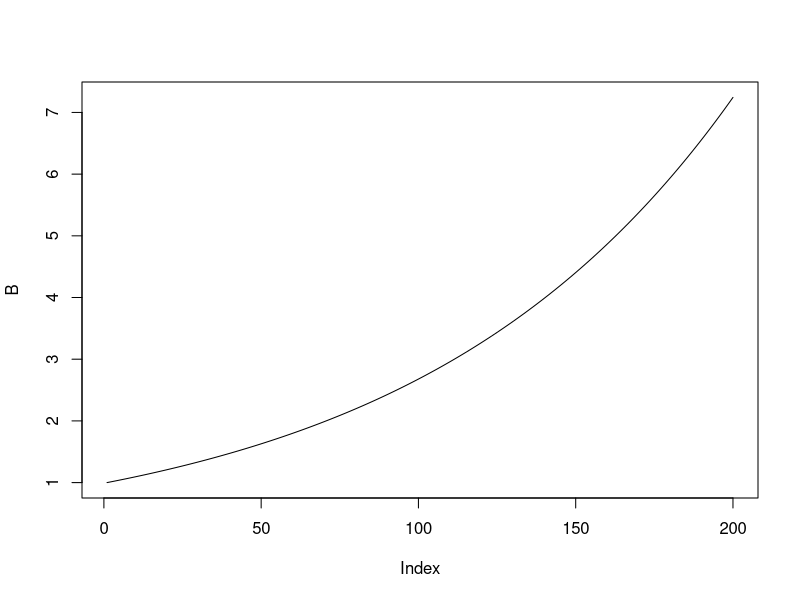
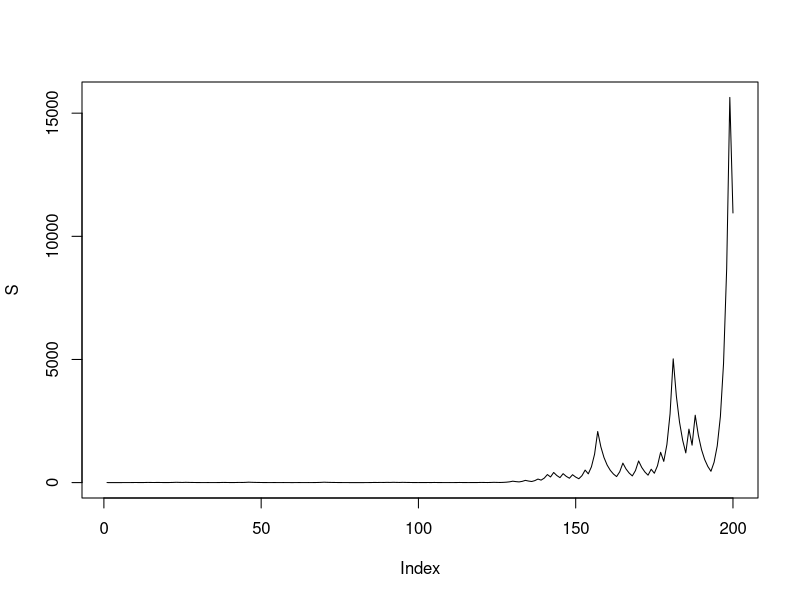

The R script that drew these images, in order:
## Задание №1 ----
n = 200
r = 0.01
B = c(1)
for (i in 2:n) {
  B = c(B,(1+r)*B[i-1])
}
plot(B,type="l")
## Задание №2 ----
n = 200
a = -0.3
b = 0.8
p = 0.4
S = c(1)
p_n = c(a)
for (i in 2:n) {
  temp = rbinom(1,1,p)
  if(temp == 1){
    p_n = c(p_n,b)
  }
  else{
    p_n = c(p_n,a)
  }
  S = c(S,(1+p_n[i])*S[i-1])
}
plot(S,type="l")
## Задание №3 ----
B = function(j, N, p){
  temp = 0
  for(k in j:N){
    temp = temp + (factorial(N)/(factorial(k)*factorial(N-k)))*(p**k)*(1-p)**(N-k)
  }
  return(temp)
}

n = 10
a = -0.3
b = 0.8
r = 0.2
K = 100
S0 = 100
p1 = (r-a)/(b-a);p1 ## p с волной
p2 = ((1+b)/(1+r))*p1;p2 ## p со звездой
K0 = 1 + (log(K/(S0*(1+a)**n)))*(log((1+b)/(1+a)))**(-1);K0
C = S0*B(K0,n,p2) - K*(1+r)**(-n)*B(K0,n,p1);C
